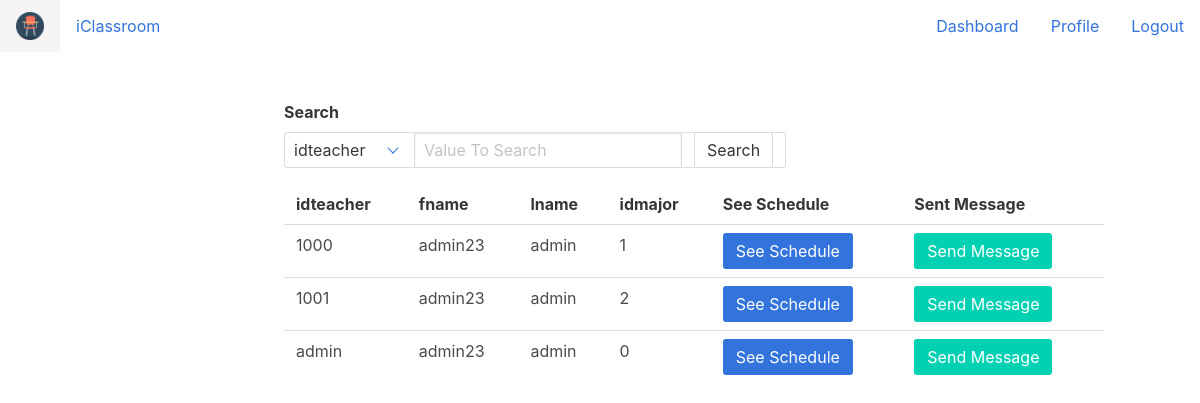
/stafflist.php, run on the app's committed database.
### tables this page shows
CREATE TABLE `teacher` (
  `idteacher` varchar(20) NOT NULL,
  `personalid` varchar(20) NOT NULL,
  `fname` varchar(30) NOT NULL,
  `lname` varchar(30) NOT NULL,
  `idmajor` int(11) NOT NULL
);

### stafflist.php (the view, shortened to what this page needs)
<?php
  require_once('components.php');
  require_once('connect.php');
?>
<!DOCTYPE html>
<html>
<head>
 <link rel="stylesheet" href="css/font-awesome-4.7-1.0/css/font-awesome.min.css">
 <link rel="stylesheet" href="css/bulma.min.css">
</head>
<body>
  <?php if (isset($_SESSION['user']['idstudent'])): ?>
    <?php navbar(); ?>
  <?php else: ?>
    <?php navbar_t(); ?>
  <?php endif; ?>
  <section class="section">
    <div class="container">
      <div class="columns">
        <div class="column is-2">
        </div>
        <div class="column is-centered content">
          <form class="" action="stafflist.php" method="post">
            <label class="label">Search</label>
            <div class="field has-addons">
              <p class="control">
                <span class="select">
                  <select name="column">
                    <?php
                    $q = "SELECT * FROM teacher;";
                    $result = $mysqli->query($q);
                    $row = $result->fetch_assoc();
                    foreach ($row as $key => $value) {
                      echo "<option>".$key."</option>";
                    }
                     ?>
                  </select>
                </span>
              </p>
              <p class="control">
                <input class="input" type="text" placeholder="Value To Search" name="searchentry">
              </p>
              <p class="control">
                <a class="button">
                 <input type="submit" name="" value="Search" class="button">
                </a>
              </p>
            </div>
          </form>
          <?php if (isset($_POST['searchentry'])): ?>
            <table>
              <?php
              $q = "SELECT * FROM teacher WHERE ".$_POST['column']." = '".$_POST['searchentry']."';";
              $result = $mysqli->query($q);
              $i = 0;
              while ($row = $result->fetch_assoc()) {
                if($i == 0){
                  echo "<tr>";
                  foreach ($row as $key => $value) {
                    if($key == 'personalid'){
                    }else{
                      echo "<th>".$key."</th>";
                    }
                  }
                  echo "<th>See Schedule</th>
                  <th>Sent Message</th>";
                  echo "</tr>";
                }
                echo "<tr>";
                foreach ($row as $key => $value) {
                  if($key == 'personalid'){
                  }else{
                    echo "<td>".$value."</td>";
                  }
                }
                echo "</td><td><a href='otimetable.php?id=".$row['idteacher']."' class='button is-link'>See Schedule</a></td><td><a href='mailbox.php?tab=create&id=".$row['idteacher']."' class='button is-primary'>Send Message</a></td></tr>";
                echo "</tr>";
                $i+=1;
              }
               ?>
            </table>
          <?php else: ?>
            <table>
              <?php
              $q = "SELECT * FROM teacher;";
              $result = $mysqli->query($q);
              $i = 0;
              while ($row = $result->fetch_assoc()) {
                if($i == 0){
                  echo "<tr>";
                  foreach ($row as $key => $value) {
                    if($key == 'personalid'){
                    }else{
                      echo "<th>".$key."</th>";
                    }
                  }
                  echo "<th>See Schedule</th>
                  <th>Sent Message</th>";
                  echo "</tr>";
                }
                echo "<tr>";
                foreach ($row as $key => $value) {
                  if($key == 'personalid'){
                  }else{
                    echo "<td>".$value."</td>";
                  }
                }
                echo "</td><td><a href='otimetable.php?id=".$row['idteacher']."' class='button is-link'>See Schedule</a></td><td><a href='mailbox.php?tab=create&id=".$row['idteacher']."' class='button is-primary'>Send Message</a></td>";
                echo "</tr>";
                $i+=1;
              }
               ?>
            </table>
          <?php endif; ?>
        </div>
      </div>
    </div>
  </section>
</body>
</html>

### data on the page
teacher: key "idteacher", key "fname", key "lname", key "idmajor", idteacher "1000", fname "admin23", lname "admin", idmajor "1"
teacher: idteacher "1001", fname "admin23", lname "admin", idmajor "2"
teacher: idteacher "admin", fname "admin23", lname "admin", idmajor "0"

### other printed values
form field column "idteacher"
